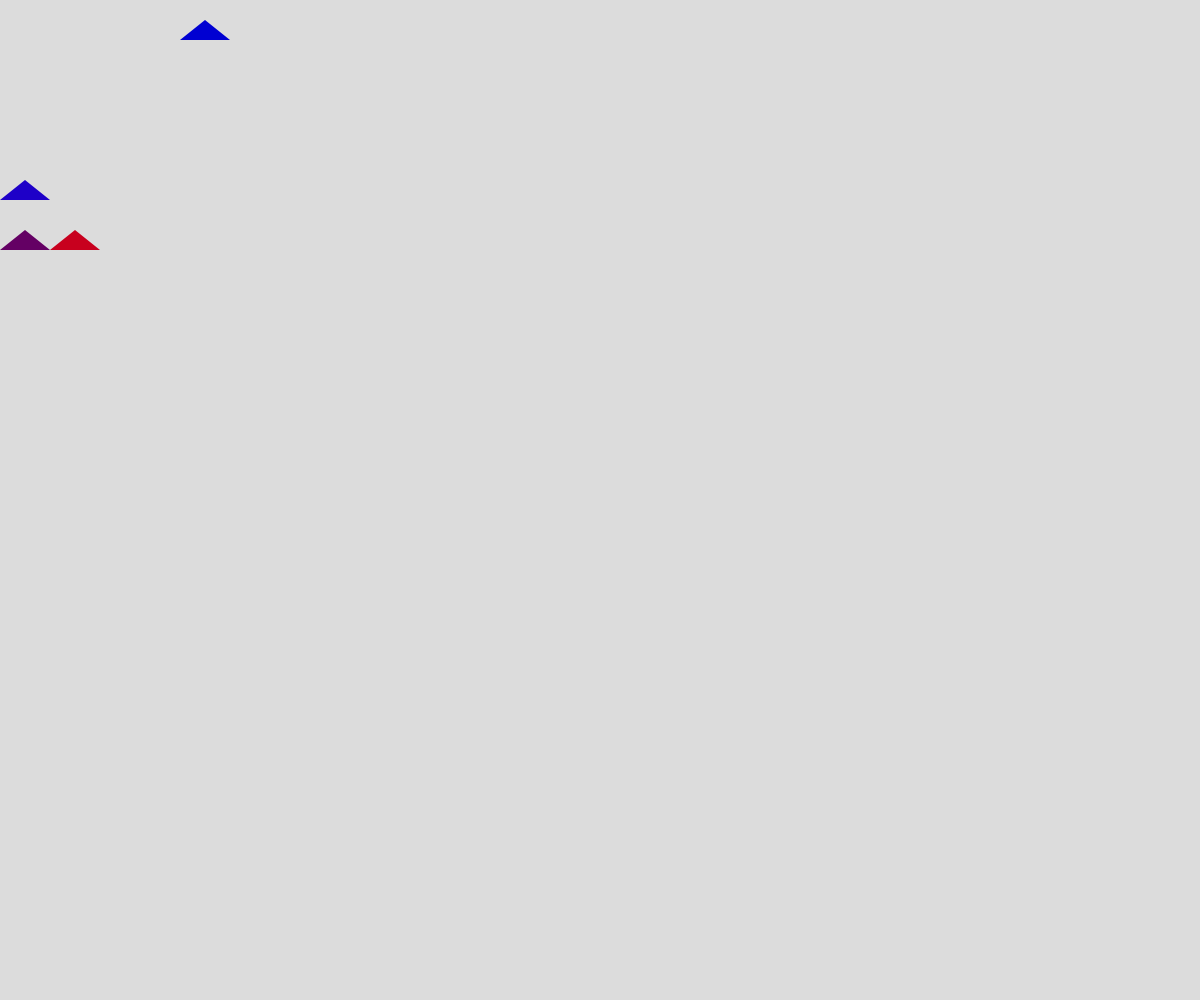
Frame 1 (no input)
Frame 60 (no input): identical to frame 1, image omitted
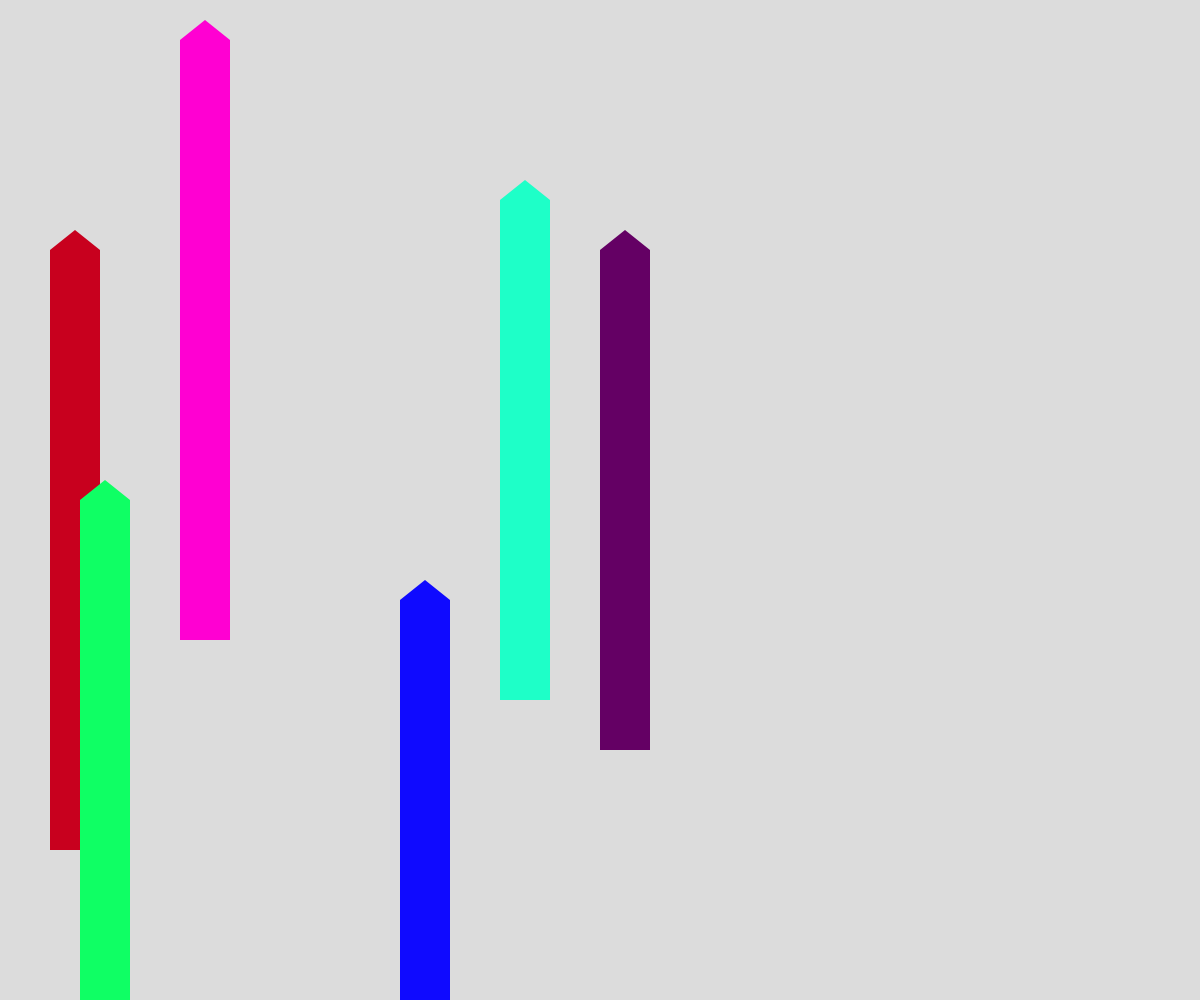
Frame 120 (the mouse pressed at the canvas centre since frame 60)

The p5.js sketch that drew these frames (run headless with seeded random() and noise() and a simulated clock; from frame 60 on, the mouse is pressed at the canvas centre):

// p5.js sketch
// ── sketch.js
let x = 0

function setup() {
  createCanvas(windowWidth, windowHeight);
}

function draw() {
  background(220);
  
  makeHouse(50, 250, mouseX, color(200, 0, 30));
  makeHouse(mouseY, 200, mouseY, color(30, mouseY, 200));
  makeHouse(180, 40, mouseX, color(mouseX, 0, 210));
  makeHouse(mouseX, 250, mouseY, color(100, 0, 100));
  makeHouse(80, mouseY, mouseY, color(15, mouseX, 100));
  makeHouse(400, mouseX, mouseY, color(15, 10, mouseY));
}

function makeHouse(xPos, yPos, stories, colour) {
  fill(colour);
  noStroke();
  rect(xPos, yPos, 50, stories);
  triangle(xPos, yPos, xPos + 25, yPos - 20, xPos + 50, yPos);
}
